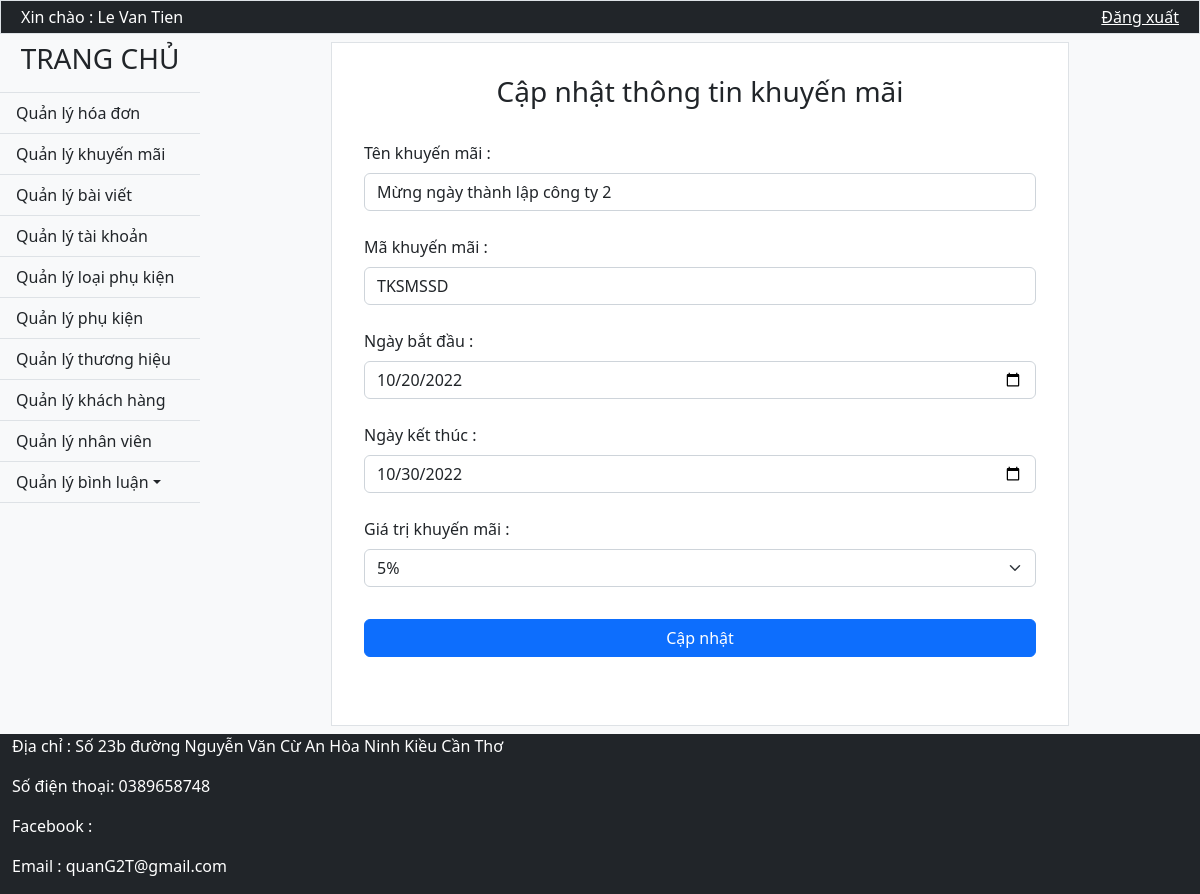
Page /Promotion/Update_Promotion/1 (signed in) on the committed database.
### tables this page shows
CREATE TABLE `khuyenmai` (
  `MaKM` int(11) NOT NULL,
  `CodeKM` varchar(20) NOT NULL,
  `TenKM` varchar(200) NOT NULL,
  `NgayBatDau` date NOT NULL,
  `NgayKetThuc` date NOT NULL,
  `GiaTriKM` double NOT NULL,
  `TrangThai` char(1) NOT NULL
);

### Mvc/Core/Controller.php (called while the page is built, shortened)
<?php
    class Controller{
        public function Model($model){
            return new $model;
        }
        public function View($view, $data=[]){
            require_once "./Mvc/Views/".$view.".php";
        }
}
?>

### Mvc/Controllers/Promotion.php (called while the page is built, shortened)
<?php
	class Promotion extends Controller{
		function Update_Promotion($id){
			$ser = new Method();
			$today = $ser->ToDay();
			$max_year = $ser->MaxYear();
			$Promotion = $this->Model('Model_Promotion');
			$this->View('Admin',['Page'=>'View_UpdatePromotion','tday'=>$today,'eday'=>$max_year,'data'=>$Promotion->LayDuLieu('*',"khuyenmai WHERE MaKM = '$id'")]);
		}
	}
?>

### Mvc/Core/App.php (called while the page is built, shortened)
<?php
	class App{
		protected $controller = "Home";
		protected $action = "Show";
		function  __construct(){
			$arr = $this->UrlProcess();
			if(file_exists("./Mvc/Controllers/".$arr[0].".php")){
				$this->controller = $arr[0];
				unset($arr[0]);
			}
			if(isset($arr[1])){
				if(method_exists($this->controller, $arr[1])){
					$this->action = $arr[1];
				}
				unset($arr[1]);
			}
			$this->params = $arr?array_values($arr):[];
			call_user_func_array([new $this->controller, $this->action], $this->params);
		}
		function UrlProcess(){
			if(isset($_GET['url'])){
				return explode("/", filter_var(trim($_GET['url'], "/")));
			}
		}
	}
?>

### index.php (called while the page is built, shortened)
<?php
	$App = new App();
?>

### Mvc/Core/Method.php (called while the page is built, shortened)
<?php
	class Method {
		function Today(){
			$date = getdate();
			$today = $date['year'].'-'.$date['mon'].'-'.$date['mday'];
			return $today;
		}
		function MaxYear(){
			$date = getdate();
			$max_year = $date['year']+2;
			$max_year = $max_year.'-'.$date['mon'].'-'.$date['mday'];
			return $max_year;
		}
	}
?>

### Mvc/Core/Database.php (called while the page is built, shortened)
<?php
    class Database{
        protected $server = "localhost";
        protected $user = "root";
        protected $pass = "";
        function __construct(){
            $this->con = mysqli_connect($this->server, $this->user, $this->pass);
        }
    }
?>

### Mvc/Models/Model_Promotion.php (called while the page is built, shortened)
<?php
	class Model_Promotion extends Database{
		function LayDuLieu($select,$where){
			$sql = "SELECT $select FROM $where" ;
			return mysqli_query($this->con, $sql);
		}
	}
?>

### Mvc/Views/Pages/View_UpdatePromotion.php (the view, shortened to what this page needs)
<?php
	$row = mysqli_fetch_row($data['data']);
?>
<div class="content p-2 bg-light d-flex justify-content-center">
	<form class="w-75 p-3 border bg-white" action="http://localhost/<?php echo link;?>/Promotion/Update_Promotion/<?php echo $row[0] ?>" method="post">
		<div class="mb-3 mt-3 d-flex justify-content-center">
			<h3>Cập nhật thông tin khuyến mãi</h3>
		</div>
		<div class=" m-3">
			<label class="form-label my-2">Tên khuyến mãi :</label>
			<input pattern="^{5,200}$" title="Tên khuyến mãi từ 5 đến 200 ký tự " class="form-control " type="text" name="Ten_KM" required value="<?php echo $row[2] ?>">
		</div>
		<div class=" m-3">
			<label class="form-label my-2">Mã khuyến mãi :</label>
			<input pattern="^[\w]{6,10}$" title="Mã khuyến mãi từ 6 đến 10 ký tự và không chứa ký tự đặc biệt" class="form-control " type="text" name="Code_KM" required value="<?php echo $row[1] ?>">
		</div>
		<div class="m-3">
			<label class="form-label my-2">Ngày bắt đầu :</label>
			<input value="<?php echo $row[3] ?>" id="tday" onchange="check();" type="date" class="form-control date " name="NgayBatDau" min="<?php
					echo $data['tday'];?>" max="<?php echo $data['eday'];?>" title="Thời gian khuyến mãi tối đa 2 năm" required>
		</div>
		<div class="m-3">
			<label class="form-label my-2">Ngày kết thúc :</label>
			<input value="<?php echo $row[4] ?>" id="eday" onchange="check();" type="date" class="form-control date " name="NgayKetThuc" min="<?php
				echo $data['tday'];?>"max="<?php echo $data['eday'];?>" title="Thời gian khuyến mãi tối đa 2 năm" required>
		</div>
		<div class="m-3">
			<label class="form-label my-2">Giá trị khuyến mãi :</label>
		    <select class="form-select" id="sel1" name="GiaTri_KM">
		    	<?php for ($i=5; $i <= 50 ; $i+=5) { ?>
		      	<option value="<?php echo "$i";?>"<?php if ($i==$row[5]) {echo ' selected';}?>><?php echo "$i";?>%</option>
		      	<?php }?>
		    </select>
		</div>
		<div class="m-3 ">
			<button  name="bt_update_promotion" type="submit" class="mt-3 btn btn-primary w-100" >Cập nhật</button>
		</div>
	</form>
</div>

### Public/css/Admin.css (style rules this page uses)
* { margin: 0; padding: 0; box-sizing: border-box; }
body { background-size: cover; background-repeat: no-repeat; background-attachment: fixed; background-position: center; z-index: 0.5; }
.content { min-height: 700px; background-size: cover; background-repeat: no-repeat; background-attachment: fixed; background-position: center; }

### rows in the picture
khuyenmai: Ten_KM "Mừng ngày thành lập công ty 2", Code_KM "TKSMSSD", NgayBatDau "10/20/2022", NgayKetThuc "10/30/2022", GiaTri_KM "5%"

### other values in the picture
$_SESSION['admin'][1] "Le Van Tien"
